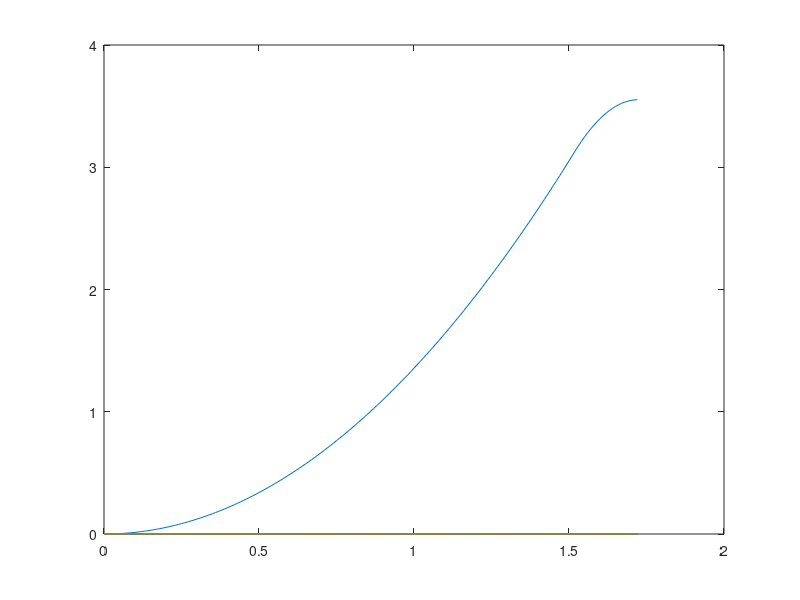

Reproduce this figure in MATLAB.
Iw = 1.46*10^(-5);
Is = 1.67*10^(-3);

%Ta = 0.00196; % Torque in Nm
Ta = 0.004530672;
%Td = 0.00196; %Torque in Nm

Td = 0.03334261;

a = Ta/Iw; %Max angular acceleration

d = Td/Iw; %Max angular decelleration

aDeg = a*(360/(2*pi));

RpmMax = 4500;

Rpm = RpmMax; %If we don't want to reach maximum RPM change this

w = Rpm/60*2*pi;

wDeg = w*(360/(2*pi));

t1 = w/a; % Time to max rotation speed

t3 = w/d; % Time to stop from max Rotation speed

const1 = (Iw/Is*a/2);
const3 = (Iw/Is*d/2);

rad1 = t1^2*const1; %Radians rotated when accelerating

rad3new = Iw/Is*t3*(a*t1-d*t3/2);
rad3 = t3^2*const3; % Radians rotated when decellerating 

degTot = (rad1+rad3)*360/(2*pi);

t = [0:0.01:(t1+t3)];
y = zeros(length(t));
for i = 1:length(t)
    if t(i)<t1
        y(i) = t(i)^2*const1;
    else
        y(i) = t1^2*const1+(Iw/Is*(t(i)-t1)*(a*t1-d*(t(i)-t1)/2));
    end
    
end

plot(t,y);



